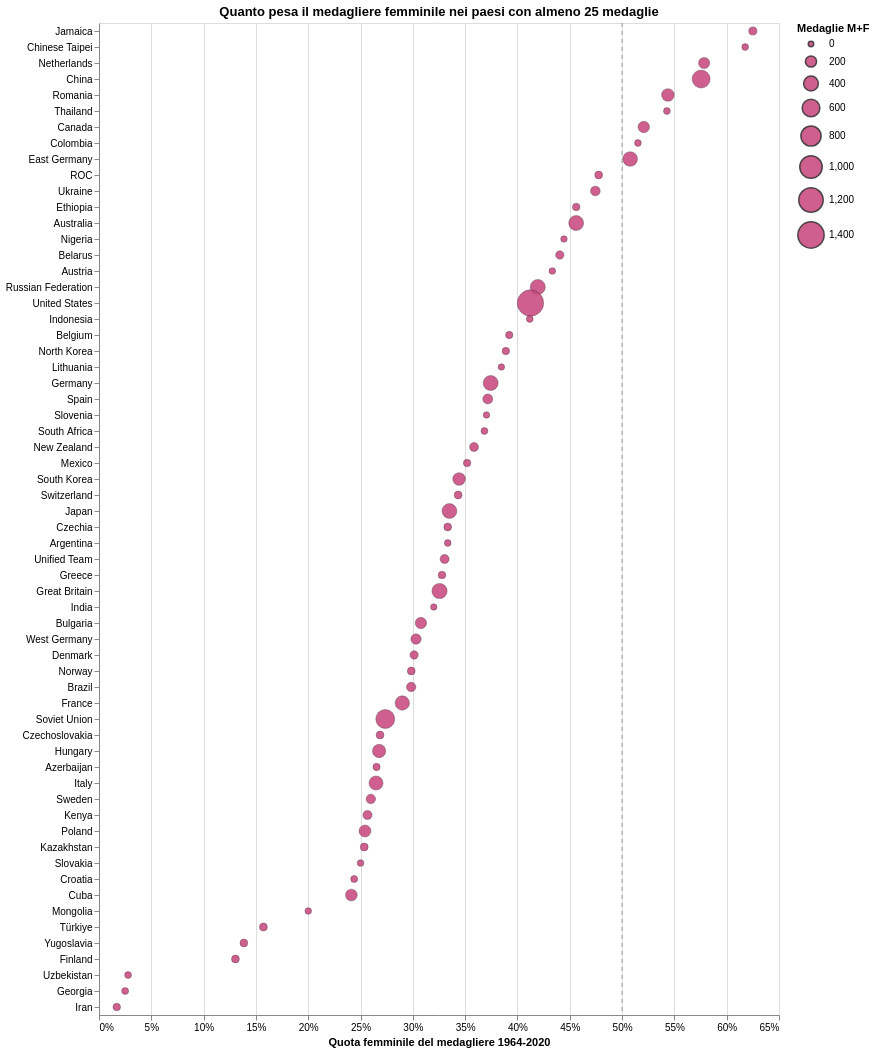

Here is the notebook cell this chart was saved with:
### Markdown cell above
## 4. Domanda 2 — Quali paesi costruiscono il medagliere sulle competizioni femminili?

Qui aggrego l'intero periodo 1964-2020 e calcolo, per ogni paese, la **quota femminile** del medagliere (femminile su femminile + maschile, misti esclusi). Considero solo i paesi con almeno 25 medaglie di genere, per evitare quote instabili calcolate su numeri piccoli.

La linea tratteggiata al 50% segna la parità: i paesi a destra hanno vinto più con le donne che con gli uomini.

### Code cell
noc_nome = socio.sort_values("Anno").groupby("Codice_NOC")["Nazione"].last()

paesi = medals_gender.groupby("country_noc", as_index=False)[
    ["medaglie_f", "medaglie_m", "medaglie_misto"]
].sum()
paesi["medaglie_fm"] = paesi["medaglie_f"] + paesi["medaglie_m"]
paesi["quota_f"] = paesi["medaglie_f"] / paesi["medaglie_fm"]
paesi["paese"] = paesi["country_noc"].map(noc_nome).fillna(paesi["country_noc"])

paesi_rilevanti = (
    paesi.loc[paesi["medaglie_fm"] >= 25]
    .sort_values("quota_f", ascending=False)
    .reset_index(drop=True)
)
print(f"Paesi con almeno 25 medaglie di genere (1964-2020): {len(paesi_rilevanti)}")

punti_paesi = (
    alt.Chart(paesi_rilevanti)
    .mark_circle(opacity=0.85, stroke="#333333", strokeWidth=0.4, color=COLORE_F)
    .encode(
        y=alt.Y("paese:N", sort=paesi_rilevanti["paese"].tolist(), title=None),
        x=alt.X("quota_f:Q", title="Quota femminile del medagliere 1964-2020", axis=alt.Axis(format="%")),
        size=alt.Size("medaglie_fm:Q", title="Medaglie M+F", scale=alt.Scale(range=[30, 700])),
        tooltip=[
            alt.Tooltip("paese:N", title="Paese"),
            alt.Tooltip("medaglie_f:Q", title="Medaglie femminili", format=",.0f"),
            alt.Tooltip("medaglie_m:Q", title="Medaglie maschili", format=",.0f"),
            alt.Tooltip("quota_f:Q", title="Quota femminile", format=".1%"),
        ],
    )
)
parita_v = (
    alt.Chart(pd.DataFrame({"quota_f": [0.5]}))
    .mark_rule(strokeDash=[4, 4], color="#999999")
    .encode(x="quota_f:Q")
)

paesi_quota_chart = (punti_paesi + parita_v).properties(
    width=680,
    height=16 * len(paesi_rilevanti),
    title="Quanto pesa il medagliere femminile nei paesi con almeno 25 medaglie",
)

paesi_quota_chart

### Figure 1 — Vega-Lite specification as saved in the notebook (floating-point values rounded to 4 significant figures)
{"config": {"view": {"continuousWidth": 300, "continuousHeight": 300}}, "layer": [{"data": {"name": "data-1796308c3aafb12e252ea1624c0db6e9"}, "mark": {"type": "circle", "color": "#c7437a", "opacity": 0.85, "stroke": "#333333", "strokeWidth": 0.4}, "encoding": {"size": {"field": "medaglie_fm", "scale": {"range": [30, 700]}, "title": "Medaglie M+F", "type": "quantitative"}, "tooltip": [{"field": "paese", "title": "Paese", "type": "nominal"}, {"field": "medaglie_f", "format": ",.0f", "title": "Medaglie femminili", "type": "quantitative"}, {"field": "medaglie_m", "format": ",.0f", "title": "Medaglie maschili", "type": "quantitative"}, {"field": "quota_f", "format": ".1%", "title": "Quota femminile", "type": "quantitative"}], "x": {"axis": {"format": "%"}, "field": "quota_f", "title": "Quota femminile del medagliere 1964-2020", "type": "quantitative"}, "y": {"field": "paese", "sort": ["Jamaica", "Chinese Taipei", "Netherlands", "China", "Romania", "Thailand", "Canada", "Colombia", "East Germany", "ROC", "Ukraine", "Ethiopia", "Australia", "Nigeria", "Belarus", "Austria", "Russian Federation", "United States", "Indonesia", "Belgium", "North Korea", "Lithuania", "Germany", "Spain", "Slovenia", "South Africa", "New Zealand", "Mexico", "South Korea", "Switzerland", "Japan", "Czechia", "Argentina", "Unified Team", "Greece", "Great Britain", "India", "Bulgaria", "West Germany", "Denmark", "Norway", "Brazil", "France", "Soviet Union", "Czechoslovakia", "Hungary", "Azerbaijan", "Italy", "Sweden", "Kenya", "Poland", "Kazakhstan", "Slovakia", "Croatia", "Cuba", "Mongolia", "Türkiye", "Yugoslavia", "Finland", "Uzbekistan", "Georgia", "Iran"], "title": null, "type": "nominal"}}}, {"data": {"name": "data-ae456247d702c6c353c73adae49361a3"}, "mark": {"type": "rule", "color": "#999999", "strokeDash": [4, 4]}, "encoding": {"x": {"field": "quota_f", "type": "quantitative"}}}], "height": 992, "title": "Quanto pesa il medagliere femminile nei paesi con almeno 25 medaglie", "width": 680, "$schema": "https://vega.github.io/schema/vega-lite/v6.4.1.json", "datasets": {"data-1796308c3aafb12e252ea1624c0db6e9": [{"country_noc": "JAM", "medaglie_f": 50, "medaglie_m": 30, "medaglie_misto": 0, "medaglie_fm": 80, "quota_f": 0.625, "paese": "Jamaica"}, {"country_noc": "TPE", "medaglie_f": 21, "medaglie_m": 13, "medaglie_misto": 1, "medaglie_fm": 34, "quota_f": 0.6176, "paese": "Chinese Taipei"}, {"country_noc": "NED", "medaglie_f": 118, "medaglie_m": 86, "medaglie_misto": 20, "medaglie_fm": 204, "quota_f": 0.5784, "paese": "Netherlands"}, {"country_noc": "CHN", "medaglie_f": 358, "medaglie_m": 264, "medaglie_misto": 14, "medaglie_fm": 622, "quota_f": 0.5756, "paese": "China"}, {"country_noc": "ROU", "medaglie_f": 149, "medaglie_m": 125, "medaglie_misto": 5, "medaglie_fm": 274, "quota_f": 0.5438, "paese": "Romania"}, {"country_noc": "THA", "medaglie_f": 19, "medaglie_m": 16, "medaglie_misto": 0, "medaglie_fm": 35, "quota_f": 0.5429, "paese": "Thailand"}, {"country_noc": "CAN", "medaglie_f": 113, "medaglie_m": 104, "medaglie_misto": 12, "medaglie_fm": 217, "quota_f": 0.5207, "paese": "Canada"}, {"country_noc": "COL", "medaglie_f": 17, "medaglie_m": 16, "medaglie_misto": 1, "medaglie_fm": 33, "quota_f": 0.5152, "paese": "Colombia"}, {"country_noc": "GDR", "medaglie_f": 197, "medaglie_m": 191, "medaglie_misto": 21, "medaglie_fm": 388, "quota_f": 0.5077, "paese": "East Germany"}, {"country_noc": "ROC", "medaglie_f": 32, "medaglie_m": 35, "medaglie_misto": 4, "medaglie_fm": 67, "quota_f": 0.4776, "paese": "ROC"}, {"country_noc": "UKR", "medaglie_f": 65, "medaglie_m": 72, "medaglie_misto": 2, "medaglie_fm": 137, "quota_f": 0.4745, "paese": "Ukraine"}, {"country_noc": "ETH", "medaglie_f": 26, "medaglie_m": 31, "medaglie_misto": 0, "medaglie_fm": 57, "quota_f": 0.4561, "paese": "Ethiopia"}, {"country_noc": "AUS", "medaglie_f": 187, "medaglie_m": 223, "medaglie_misto": 26, "medaglie_fm": 410, "quota_f": 0.4561, "paese": "Australia"}, {"country_noc": "NGR", "medaglie_f": 12, "medaglie_m": 15, "medaglie_misto": 0, "medaglie_fm": 27, "quota_f": 0.4444, "paese": "Nigeria"}, {"country_noc": "BLR", "medaglie_f": 37, "medaglie_m": 47, "medaglie_misto": 1, "medaglie_fm": 84, "quota_f": 0.4405, "paese": "Belarus"}, {"country_noc": "AUT", "medaglie_f": 13, "medaglie_m": 17, "medaglie_misto": 12, "medaglie_fm": 30, "quota_f": 0.4333, "paese": "Austria"}, {"country_noc": "RUS", "medaglie_f": 177, "medaglie_m": 245, "medaglie_misto": 1, "medaglie_fm": 422, "quota_f": 0.4194, "paese": "Russian Federation"}, {"country_noc": "USA", "medaglie_f": 584, "medaglie_m": 832, "medaglie_misto": 90, "medaglie_fm": 1416, "quota_f": 0.4124, "paese": "United States"}, {"country_noc": "INA", "medaglie_f": 14, "medaglie_m": 20, "medaglie_misto": 3, "medaglie_fm": 34, "quota_f": 0.4118, "paese": "Indonesia"}, {"country_noc": "BEL", "medaglie_f": 20, "medaglie_m": 31, "medaglie_misto": 4, "medaglie_fm": 51, "quota_f": 0.3922, "paese": "Belgium"}, {"country_noc": "PRK", "medaglie_f": 21, "medaglie_m": 33, "medaglie_misto": 1, "medaglie_fm": 54, "quota_f": 0.3889, "paese": "North Korea"}, {"country_noc": "LTU", "medaglie_f": 10, "medaglie_m": 16, "medaglie_misto": 0, "medaglie_fm": 26, "quota_f": 0.3846, "paese": "Lithuania"}, {"country_noc": "GER", "medaglie_f": 155, "medaglie_m": 259, "medaglie_misto": 52, "medaglie_fm": 414, "quota_f": 0.3744, "paese": "Germany"}, {"country_noc": "ESP", "medaglie_f": 55, "medaglie_m": 93, "medaglie_misto": 13, "medaglie_fm": 148, "quota_f": 0.3716, "paese": "Spain"}, {"country_noc": "SLO", "medaglie_f": 10, "medaglie_m": 17, "medaglie_misto": 1, "medaglie_fm": 27, "quota_f": 0.3704, "paese": "Slovenia"}, {"country_noc": "RSA", "medaglie_f": 14, "medaglie_m": 24, "medaglie_misto": 0, "medaglie_fm": 38, "quota_f": 0.3684, "paese": "South Africa"}, {"country_noc": "NZL", "medaglie_f": 38, "medaglie_m": 68, "medaglie_misto": 18, "medaglie_fm": 106, "quota_f": 0.3585, "paese": "New Zealand"}, {"country_noc": "MEX", "medaglie_f": 19, "medaglie_m": 35, "medaglie_misto": 4, "medaglie_fm": 54, "quota_f": 0.3519, "paese": "Mexico"}, {"country_noc": "KOR", "medaglie_f": 95, "medaglie_m": 181, "medaglie_misto": 4, "medaglie_fm": 276, "quota_f": 0.3442, "paese": "South Korea"}, {"country_noc": "SUI", "medaglie_f": 23, "medaglie_m": 44, "medaglie_misto": 16, "medaglie_fm": 67, "quota_f": 0.3433, "paese": "Switzerland"}, {"country_noc": "JPN", "medaglie_f": 135, "medaglie_m": 268, "medaglie_misto": 4, "medaglie_fm": 403, "quota_f": 0.335, "paese": "Japan"}, {"country_noc": "CZE", "medaglie_f": 22, "medaglie_m": 44, "medaglie_misto": 1, "medaglie_fm": 66, "quota_f": 0.3333, "paese": "Czechia"}, {"country_noc": "ARG", "medaglie_f": 11, "medaglie_m": 22, "medaglie_misto": 4, "medaglie_fm": 33, "quota_f": 0.3333, "paese": "Argentina"}, {"country_noc": "EUN", "medaglie_f": 37, "medaglie_m": 75, "medaglie_misto": 0, "medaglie_fm": 112, "quota_f": 0.3304, "paese": "Unified Team"}, {"country_noc": "GRE", "medaglie_f": 20, "medaglie_m": 41, "medaglie_misto": 2, "medaglie_fm": 61, "quota_f": 0.3279, "paese": "Greece"}, {"country_noc": "GBR", "medaglie_f": 139, "medaglie_m": 288, "medaglie_misto": 57, "medaglie_fm": 427, "quota_f": 0.3255, "paese": "Great Britain"}, {"country_noc": "IND", "medaglie_f": 8, "medaglie_m": 17, "medaglie_misto": 0, "medaglie_fm": 25, "quota_f": 0.32, "paese": "India"}, {"country_noc": "BUL", "medaglie_f": 64, "medaglie_m": 144, "medaglie_misto": 3, "medaglie_fm": 208, "quota_f": 0.3077, "paese": "Bulgaria"}, {"country_noc": "FRG", "medaglie_f": 50, "medaglie_m": 115, "medaglie_misto": 39, "medaglie_fm": 165, "quota_f": 0.303, "paese": "West Germany"}, {"country_noc": "DEN", "medaglie_f": 25, "medaglie_m": 58, "medaglie_misto": 18, "medaglie_fm": 83, "quota_f": 0.3012, "paese": "Denmark"}, {"country_noc": "NOR", "medaglie_f": 20, "medaglie_m": 47, "medaglie_misto": 4, "medaglie_fm": 67, "quota_f": 0.2985, "paese": "Norway"}, {"country_noc": "BRA", "medaglie_f": 37, "medaglie_m": 87, "medaglie_misto": 16, "medaglie_fm": 124, "quota_f": 0.2984, "paese": "Brazil"}, {"country_noc": "FRA", "medaglie_f": 109, "medaglie_m": 267, "medaglie_misto": 24, "medaglie_fm": 376, "quota_f": 0.2899, "paese": "France"}, {"country_noc": "URS", "medaglie_f": 191, "medaglie_m": 507, "medaglie_misto": 40, "medaglie_fm": 698, "quota_f": 0.2736, "paese": "Soviet Union"}, {"country_noc": "TCH", "medaglie_f": 18, "medaglie_m": 49, "medaglie_misto": 5, "medaglie_fm": 67, "quota_f": 0.2687, "paese": "Czechoslovakia"}, {"country_noc": "HUN", "medaglie_f": 83, "medaglie_m": 227, "medaglie_misto": 4, "medaglie_fm": 310, "quota_f": 0.2677, "paese": "Hungary"}, {"country_noc": "AZE", "medaglie_f": 13, "medaglie_m": 36, "medaglie_misto": 0, "medaglie_fm": 49, "quota_f": 0.2653, "paese": "Azerbaijan"}, {"country_noc": "ITA", "medaglie_f": 94, "medaglie_m": 261, "medaglie_misto": 23, "medaglie_fm": 355, "quota_f": 0.2648, "paese": "Italy"}, {"country_noc": "SWE", "medaglie_f": 33, "medaglie_m": 94, "medaglie_misto": 20, "medaglie_fm": 127, "quota_f": 0.2598, "paese": "Sweden"}, {"country_noc": "KEN", "medaglie_f": 29, "medaglie_m": 84, "medaglie_misto": 0, "medaglie_fm": 113, "quota_f": 0.2566, "paese": "Kenya"}, {"country_noc": "POL", "medaglie_f": 60, "medaglie_m": 176, "medaglie_misto": 7, "medaglie_fm": 236, "quota_f": 0.2542, "paese": "Poland"}, {"country_noc": "KAZ", "medaglie_f": 18, "medaglie_m": 53, "medaglie_misto": 0, "medaglie_fm": 71, "quota_f": 0.2535, "paese": "Kazakhstan"}, {"country_noc": "SVK", "medaglie_f": 8, "medaglie_m": 24, "medaglie_misto": 0, "medaglie_fm": 32, "quota_f": 0.25, "paese": "Slovakia"}, {"country_noc": "CRO", "medaglie_f": 10, "medaglie_m": 31, "medaglie_misto": 0, "medaglie_fm": 41, "quota_f": 0.2439, "paese": "Croatia"}, {"country_noc": "CUB", "medaglie_f": 55, "medaglie_m": 173, "medaglie_misto": 1, "medaglie_fm": 228, "quota_f": 0.2412, "paese": "Cuba"}, {"country_noc": "MGL", "medaglie_f": 6, "medaglie_m": 24, "medaglie_misto": 0, "medaglie_fm": 30, "quota_f": 0.2, "paese": "Mongolia"}, {"country_noc": "TUR", "medaglie_f": 11, "medaglie_m": 59, "medaglie_misto": 0, "medaglie_fm": 70, "quota_f": 0.1571, "paese": "Türkiye"}, {"country_noc": "YUG", "medaglie_f": 9, "medaglie_m": 56, "medaglie_misto": 0, "medaglie_fm": 65, "quota_f": 0.1385, "paese": "Yugoslavia"}, {"country_noc": "FIN", "medaglie_f": 9, "medaglie_m": 60, "medaglie_misto": 3, "medaglie_fm": 69, "quota_f": 0.1304, "paese": "Finland"}, {"country_noc": "UZB", "medaglie_f": 1, "medaglie_m": 35, "medaglie_misto": 0, "medaglie_fm": 36, "quota_f": 0.02778, "paese": "Uzbekistan"}, {"country_noc": "GEO", "medaglie_f": 1, "medaglie_m": 39, "medaglie_misto": 0, "medaglie_fm": 40, "quota_f": 0.025, "paese": "Georgia"}, {"country_noc": "IRI", "medaglie_f": 1, "medaglie_m": 58, "medaglie_misto": 0, "medaglie_fm": 59, "quota_f": 0.01695, "paese": "Iran"}], "data-ae456247d702c6c353c73adae49361a3": [{"quota_f": 0.5}]}}
